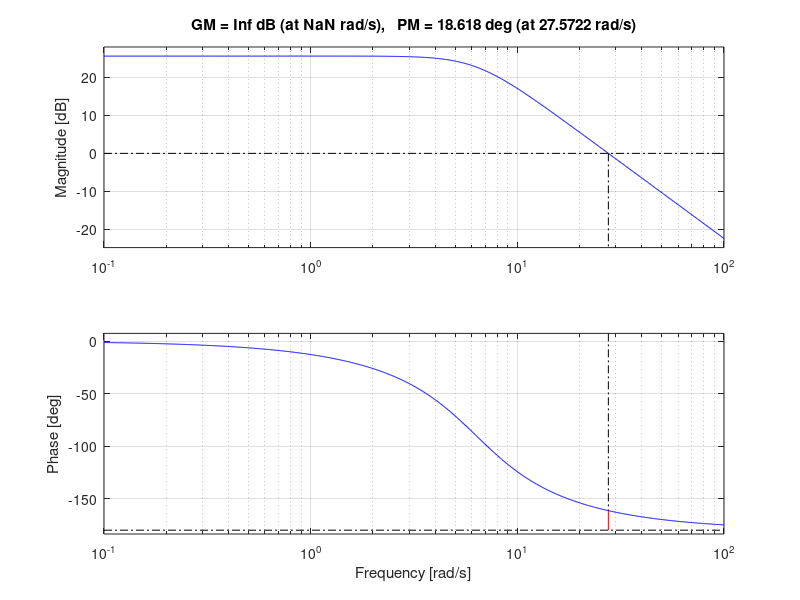

Here is the MATLAB script that generated this plot: (Note: this script raises an error after producing the figure.)
%% Mass spring damper - Bode design: lag compensator
% Mass-spring-damper from Chapter 1. The input is the force u and the output
% is the position x of the mass. This is Example "Mass-spring-damper: lag
% compensation" of Chapter 8.
%
% Specifications: steady state error to a step of at most 5%, phase margin of
% at least 50 deg. We use a lag compensator
%
% $$C(s) = K_c\frac{Ts+1}{\beta Ts+1}, \qquad \beta > 1$$

clear all
close all

m = 1;              % mass [kg]
b = 8.8;            % damping [N s/m]
k = 40;             % stiffness [N/m]
s = tf('s');

G = 1/(m*s^2 + b*s + k);
%% Step 1: gain for the steady state specification
% G has no pole at the origin, so the error to a unit step is 1/(1+K_p) with
%
% $$K_p = \lim_{s\to 0} C(s) G(s) = K_c/40$$
%
% An error of 5% needs K_p = 19:

Kp = 1/0.05 - 1;
Kc = Kp*k           % = 760
%% Step 2: margins of the uncompensated system Kc*G
% The phase never reaches -180 deg (second order system), so the gain margin is 
% infinite. The phase margin is about 18.6 deg at 27.6 rad/s: the closed loop 
% overshoots by about 60%.

margin(Kc*G);
%% Step 3: lag compensator
% Find the frequency where the phase of Kc*G is -180 + 50 + 5 = -125 deg 
% (5 deg extra for the phase lag of the compensator at that frequency):

phaseDeg = @(w) angle(evalfr(G, 1j*w))*180/pi;
wc = fzero(@(w) phaseDeg(w) + 125, [1 30])     % about 10.1 rad/s
wc = 10;                                       % round it
%% 
% The lag must bring |Kc G| down to 1 (0 dB) at wc

beta = abs(evalfr(Kc*G, 1j*wc))                % about 7.14
%% 
% Put the zero of the lag one decade below wc, and the pole beta times lower

T = 10/wc                                      % zero at 1/T = 1 rad/s
%% Step 4: validate
% Rounded values: C(s) = 760 (s + 1)/(7.14 s + 1)

C = 760*(s + 1)/(7.14*s + 1);
margin(C*G);                                   % PM about 50.7 deg at 10 rad/s
%% 
% Compare the Bode plots of Kc*G and C*G

bode(Kc*G, C*G); grid on
legend('K_c G(s)', 'C(s) G(s)');
%% 
% and the closed loop step responses. C(0) = Kc, so the steady state error is 
% still 5%, but the overshoot drops from about 61% to about 8%. The closed loop 
% pole at -0.79, close to the lag zero at -1, gives a small slow tail.

step(feedback(Kc*G, 1), feedback(C*G, 1), 5);
legend('uncompensated', 'compensated');
pole(feedback(C*G, 1))
%% 
% To try this controller in MSD_Realtime_Demo (or in the browser version), type 
% this in its C(s) box
%
%   760*(s+1)/(7.14*s+1)

[numC, denC] = tfdata(C, 'v')
